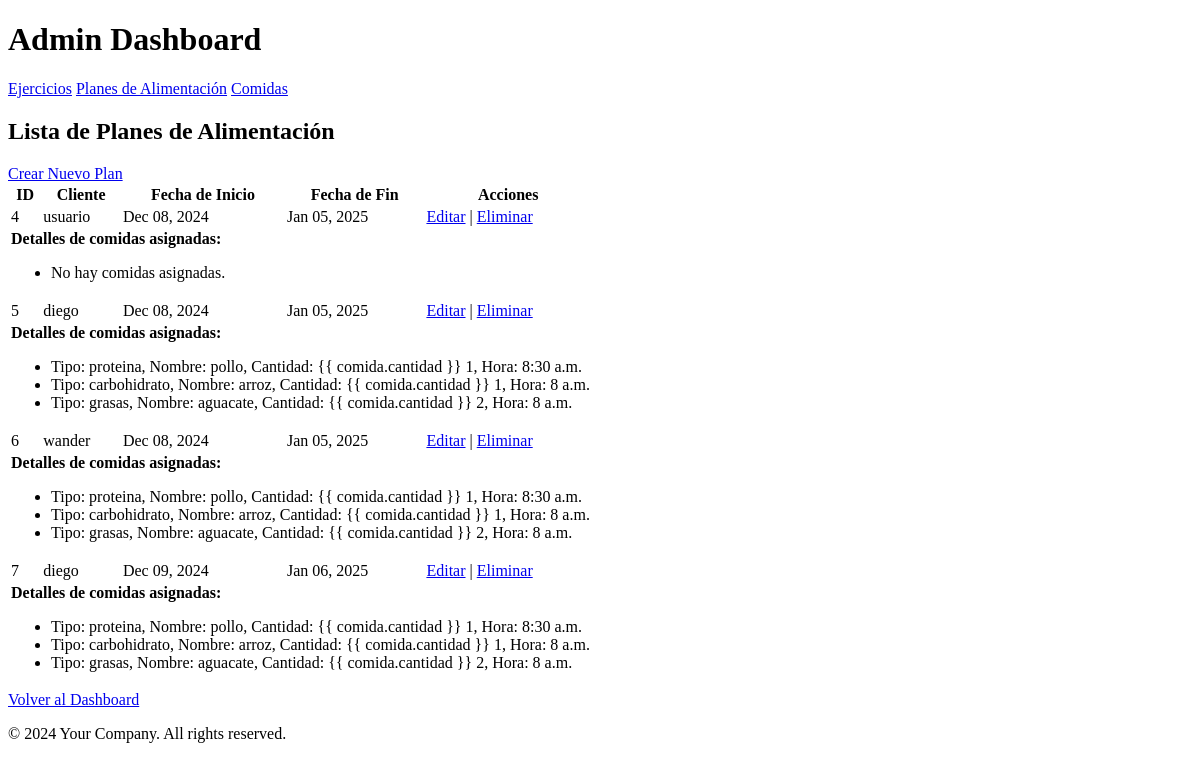
Before: /planes_alimentacion/ with the older database file.
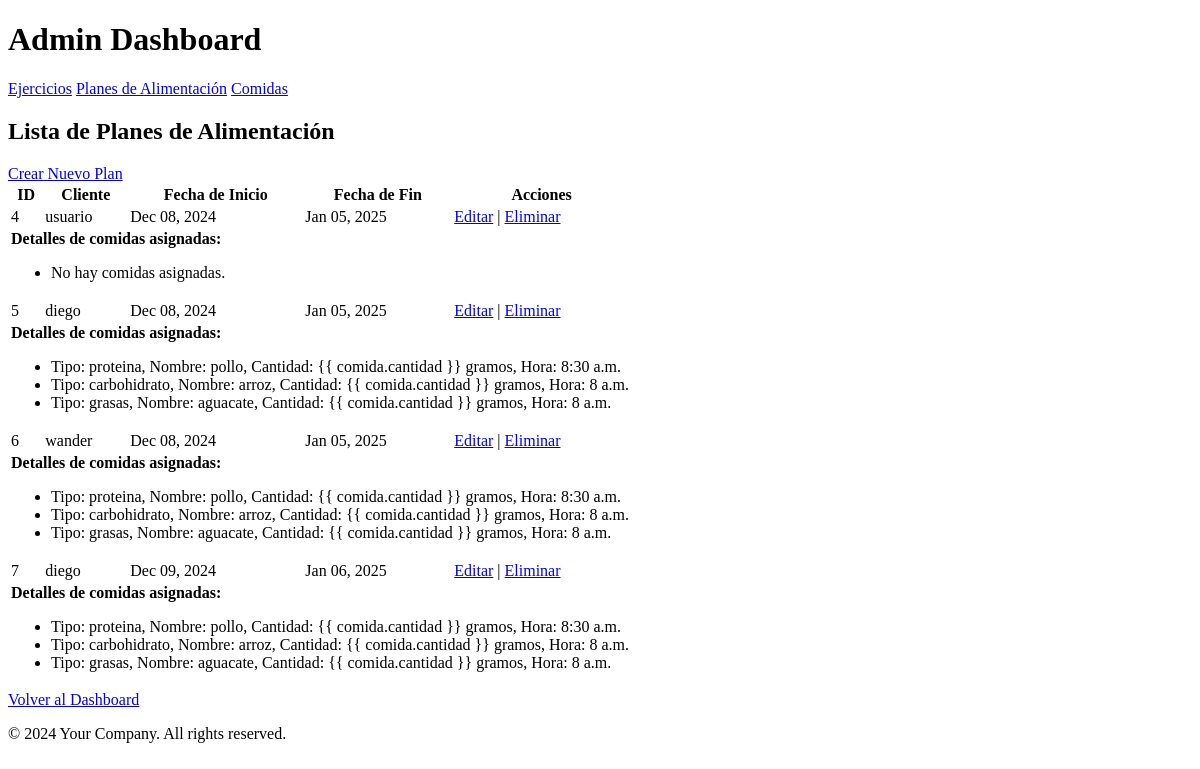
After: the same page with the newer database file.
### accounts/models.py (models this page shows, shortened)
class Comida(models.Model):
    tipo = models.CharField(max_length=50)
    hora = models.TimeField()
    nombre = models.CharField(max_length=100)  # Detalle del alimento
    cantidad = models.FloatField()
    unidad = models.CharField(max_length=20)

### accounts/views.py (the view)
# urls.py: path('planes_alimentacion/', views.planalimentacion_list, name='planalimentacion_list'),
def planalimentacion_list(request):
    planes = PlanAlimentacion.objects.all()
    return render(request, 'accounts/planalimentacion_list.html', {'planes': planes})

### accounts/templates/accounts/planalimentacion_list.html
{% extends "accounts/base.html" %} {% block content %}
<h2>Lista de Planes de Alimentación</h2>
<a href="{% url 'create_planalimentacion' %}">Crear Nuevo Plan</a>
<table>
  <thead>
    <tr>
      <th>ID</th>
      <th>Cliente</th>
      <th>Fecha de Inicio</th>
      <th>Fecha de Fin</th>
      <th>Acciones</th>
    </tr>
  </thead>
  <tbody>
    {% for plan in planes %}
    <tr>
      <td>{{ plan.id }}</td>
      <td>{{ plan.cliente.username }}</td>
      <td>{{ plan.fecha_inicio|date:"M d, Y" }}</td>
      <td>{{ plan.fecha_fin|date:"M d, Y" }}</td>
      <td>
        <a href="{% url 'update_planalimentacion' plan.pk %}">Editar</a> |
        <a href="{% url 'delete_planalimentacion' plan.pk %}">Eliminar</a>
      </td>
    </tr>
    <tr>
      <td colspan="5">
        <strong>Detalles de comidas asignadas:</strong>
        <ul>
          {% for comida in plan.comidas.all %}
          <li>
            Tipo: {{ comida.tipo }}, Nombre: {{ comida.nombre }}, Cantidad: {{
            comida.cantidad }} {{ comida.unidad }}, Hora: {{ comida.hora }}
          </li>
          {% empty %}
          <li>No hay comidas asignadas.</li>
          {% endfor %}
        </ul>
      </td>
    </tr>
    {% endfor %}
  </tbody>
</table>
<a href="{% url 'admin_dashboard' %}">Volver al Dashboard</a>
{% endblock %}

Changed rows visible on the page:
changed Comida "proteina": unidad "1" → "gramos"
changed Comida "carbohidrato": unidad "1" → "gramos"
changed Comida "grasas": unidad "2" → "gramos"
